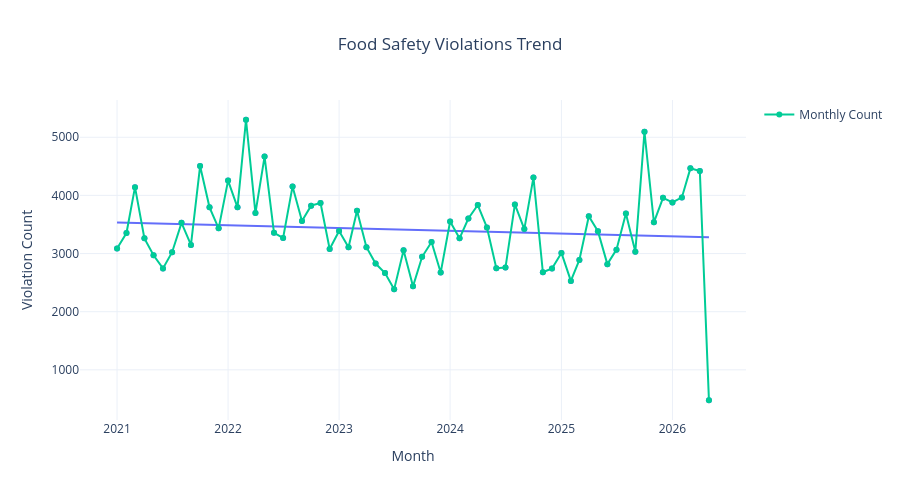

Source (notebook cell):
### Code cell
df_trend = violation_trend_by_month()
chart_monthly_violation_trend(df_trend)
